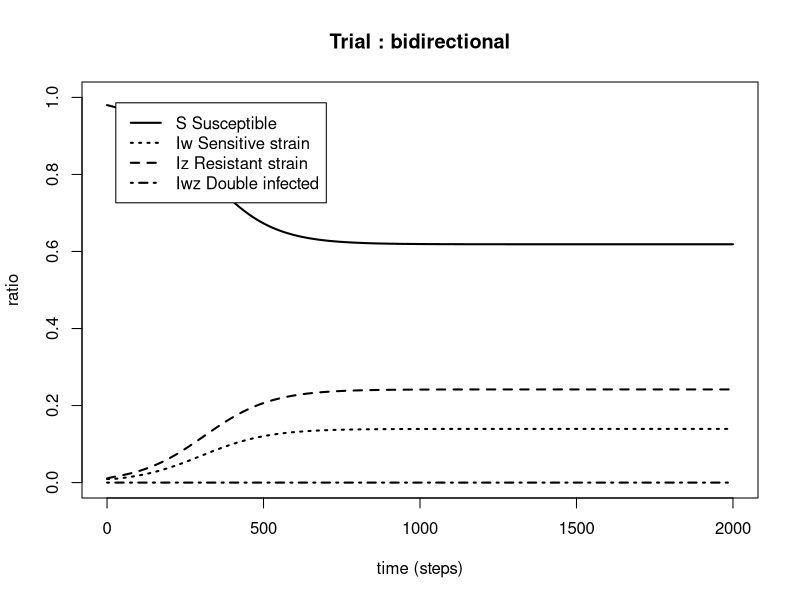

The R script that drew this image:
## ---- chunk 1
library(deSolve)
options("scipen" = 10)
N <- 1
a <- 2000
pbeta_w <- 0.04
pbeta_z <- 0.015
pgammaa <- 0.01
pgamma_tilt <- 0.1
pq <- 0.5
prho <- 0.5
pphi <- 0.05
peps <- 0.15
m <- 1
prop <- 0.01

# choice of model
pd <- 0   #coexistence in single host
pr <- 0   #replacement of Iz by Iw via interhost infection
pu <- 1   #Iw to Iz conversion
pb <- 1   #Iz to Iw conversion


## ---- chunk 2
parameters <- c(beta_w=pbeta_w, beta_z=pbeta_z, gamma=pgammaa, gamma_prim=pgamma_tilt, eps=peps, q=pq, rho=prho, phi=pphi, d=pd, r=pr, u=pu, b=pb )

state <- c(S=1-2*prop, Iw=prop, Iz=prop, Iwz=0)

times=seq(0, a, by=m)

SIS_supermodel=function(times, state, parameters){
  with(as.list(c(state,parameters)),
       {dS = - beta_w*(Iw+d*q*Iwz)*S - beta_z*(Iz+d*q*Iwz)*S + gamma*(1-eps)*Iw + gamma_prim*eps*Iw + gamma*Iz
        dIw = beta_w*(Iw+d*q*Iwz)*S + d*gamma*Iwz - d*beta_z*(Iz+q*Iwz)*Iw - gamma*(1-eps)*Iw - gamma_prim*eps*Iw + r*(beta_w-beta_z)*Iw*Iz - u*rho*eps*Iw + b*phi*(1-eps)*Iz
        dIz = beta_z*(Iz+d*q*Iwz)*S + d*gamma*(1-eps)*Iwz + gamma_prim*eps*Iwz - d*beta_w*(Iw+q*Iwz)*Iz - gamma*Iz - r*(beta_w-beta_z)*Iw*Iz + u*rho*eps*Iw - b*phi*(1-eps)*Iz
        dIwz = d*(beta_w*(Iw+q*Iwz)*Iz + beta_z*(Iz+q*Iwz)*Iw - gamma*Iwz - gamma*(1-eps)*Iwz - gamma_prim*eps*Iwz)
        list(c(dS, dIw, dIz, dIwz))
       })
}


## ---- chunk 3
require(deSolve)

out_super=as.data.frame(
  ode(y=state, times=times, func=SIS_supermodel, parms=parameters)
)

plot(times, out_super$S, main="Trial : bidirectional", xlab="time (steps)", ylab="ratio", ylim=c(0,1), lty=1, lwd=2, type="l")
lines(times, out_super$Iw, lty=3, lwd=2)
lines(times, out_super$Iz, lty=2, lwd=2)
lines(times, out_super$Iwz, lty=4, lwd=2)

legend("topleft" , inset=.05, c("S Susceptible","Iw Sensitive strain", "Iz Resistant strain", "Iwz Double infected" ), lty=c(1,3,2,4), lwd=c(2,2,2,2))
